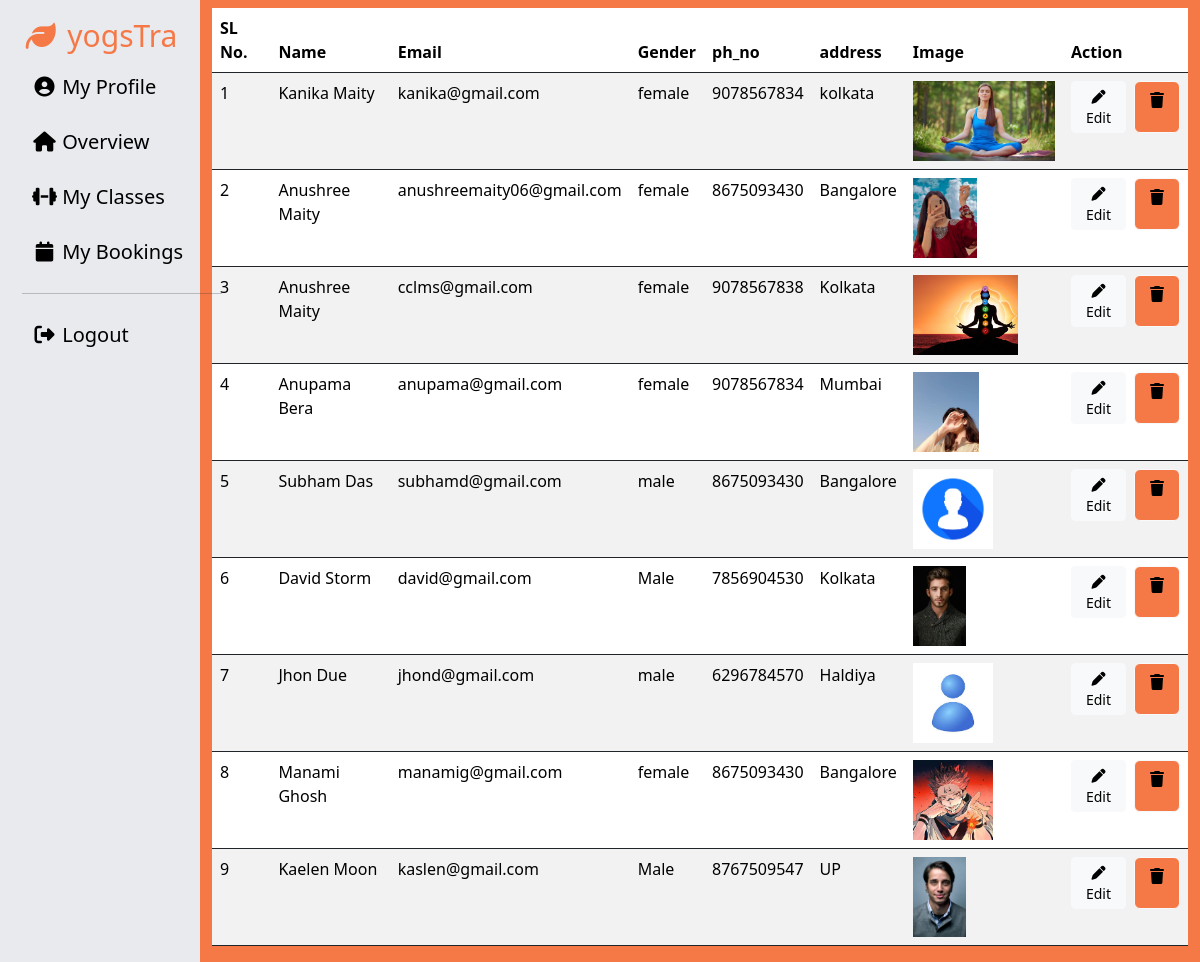
The app's page /user_class.php with its own data.
### tables this page shows
CREATE TABLE `users` (
  `id` int(30) NOT NULL,
  `name` varchar(255) NOT NULL,
  `email` varchar(255) NOT NULL,
  `password` varchar(255) NOT NULL,
  `gender` varchar(255) NOT NULL,
  `role` varchar(20) NOT NULL,
  `qualification` varchar(255) NOT NULL,
  `ph_no` varchar(15) NOT NULL,
  `address` varchar(255) NOT NULL,
  `image` varchar(255) NOT NULL,
  `otp` int(11) DEFAULT NULL,
  `is_verified` tinyint(1) DEFAULT 0
);

### user_class_function.php (called while the page is built, shortened)
<?php
global $conn;
function all_details($table)
{
    global $conn;
    $sql = "SELECT * FROM {$table} ORDER BY ID DESC";
    $run = mysqli_query($conn, $sql);
    if ($run) {
        if (mysqli_num_rows($run)) {
            return mysqli_fetch_all($run, MYSQLI_ASSOC);
        } else {
            return false;
        }
    } else {
        return false;
    }
}

### user_class.php (the view, shortened to what this page needs)
<?php
include('user_class_function.php');
?>
<!DOCTYPE html>
<html lang="en">
<head>
    <link rel="stylesheet" href="user_list.css">
    <link rel="stylesheet" href="../assets/bootstrap/css/bootstrap.min.css" rel="stylesheets">
    <link rel="stylesheet" href="https://cdnjs.cloudflare.com/ajax/libs/font-awesome/7.0.1/css/all.min.css"
 />
</head>
<body>
    <div class="container-fluid">
        <div class="row">
            <div class="col-md-2 left pt-2"style="background-color:#e9eaee;">
                <?php
                    include('sidebar.php');
                ?>
            </div>
            <div class="col-md-10 "style="background-color:#f57847;">
                <?php
                    $data=all_details('users');
                ?>
                <div class="table-responsive  right pt-2 " >
                    <table class="table table-striped border-dark " >
                        <thead style="background-color:#f57847;">
                            <tr >
                                <th>SL No.</th>
                                <th>Name</th>
                                <th>Email</th>
                                <th>Gender</th>
                                <th>ph_no</th>
                                <th>address</th>
                                <th>Image</th>
                                <th>Action</th>
                            </tr>
                        </thead>
                        <tbody>
                            <?php
                                 if(!empty($data)){
                                    foreach($data as $key=>$row){
                            ?>
                            <tr>
                                <td><?php echo ($key+1);?></td>
                                <td><?php echo $row['name'];?></td>
                                <td><?php echo $row['email'];?></td>
                                <td><?php echo $row['gender']??'NA';?></td>
                                <td><?php echo $row['ph_no'];?></td>
                                <td><?php echo $row['address'];?></td>
                                <td>
                                <img src="<?php echo !empty($row['image'])?'../image/'.$row['image']:'assets/image/istockphoto-1495088043-612x612.jpg'?>"
                                style="height: 80px;"/>
</td>
                                <td>
                                    <div class="d-flex gap-2">
                                    <a href="edit.php?id=<?php echo $row['id']?>&edit_btn=user"
                                     class="btn btn-light btn-sm" onclick="return confirm('are you sure ..?');"><i class="fa fa-pen"></i>Edit</a>
                                     <a href="delete_action.php?id=<?php echo $row['id']?>&delete_btn=user"
                                    class="btn btn-light " onclick="return confirm('are you sure?');"style="background-color:#f57847;">
                                    <i class="fa fa-trash"></i></a>
                                    </td>
                            </tr>
                            <?php
                                    }
                                } else {
                            ?>
                            <tr>
                                <td colspan="4" class="text-danger text-center">No record Found.</td>
                            </tr>
                            <?php  } ?>
                        </tbody>
                    </table>
                </div>
            </div>
        </div>
    </div>
</body>
</html>

### sidebar.php (shortened to what this page needs)
<!DOCTYPE html>
<html lang="en">
<head>
     <link rel="stylesheet" href="assets/bootstrap/css/bootstrap.min.css">
     <link href="https://cdnjs.cloudflare.com/ajax/libs/font-awesome/6.5.0/css/all.min.css" rel="stylesheet">
</head>
<body>
    <div>
        <div class="col-md-2 sidebar">
            <h5 style="color:#f57847;font-size:30px;"><i class="fa-solid fa-leaf" style="color:#f57847;"></i> yogsTra</h5>
            <a href="miniprofile.php" class="<?= ($active == 'miniprofile') ? 'active' : '' ?>"><i class="fa-solid fa-circle-user"></i> My Profile</a>
            <a href="overview.php" class="<?= ($active == 'overview') ? 'active' : '' ?>"><i class="fa fa-home"></i> Overview</a>
            <a href="user_class.php" class="<?= ($active == 'user_class') ? 'active' : '' ?>"><i class="fa fa-dumbbell"></i> My Classes</a>
            <a href="bookings.php" class="<?= ($active == 'bookings') ? 'active' : '' ?>"><i class="fa fa-calendar"></i> My Bookings</a>
        <hr>
            <a href="logout.php"><i class="fa fa-sign-out-alt"></i> Logout</a>
        </div>
    </div>
</body>
</html>

### sidebar.php (style rules this page uses)
.sidebar { height: 95vh; background: #e9eaee; padding: 10px; width:220px; }
.sidebar a { display: block; color: #000000; padding: 10px; text-decoration: none; border-radius: 6px; margin-bottom: 5px; font-size:20px; }

### records on screen
users: name "Kanika Maity", email "kanika@gmail.com", gender "female", ph_no "9078567834", address "kolkata", image (picture)
users: name "Anushree Maity", email "anushreemaity06@gmail.com", gender "female", ph_no "8675093430", address "Bangalore", image (picture)
users: name "Anushree Maity", email "cclms@gmail.com", gender "female", ph_no "9078567838", address "Kolkata", image (picture)
users: name "Anupama Bera", email "anupama@gmail.com", gender "female", ph_no "9078567834", address "Mumbai", image (picture)
users: name "Subham Das", email "subhamd@gmail.com", gender "male", ph_no "8675093430", address "Bangalore", image (picture)
users: name "David Storm", email "david@gmail.com", gender "Male", ph_no "7856904530", address "Kolkata", image (picture)
users: name "Jhon Due", email "jhond@gmail.com", gender "male", ph_no "6296784570", address "Haldiya", image (picture)
users: name "Manami Ghosh", email "manamig@gmail.com", gender "female", ph_no "8675093430", address "Bangalore", image (picture)
users: name "Kaelen Moon", email "kaslen@gmail.com", gender "Male", ph_no "8767509547", address "UP", image (picture)
